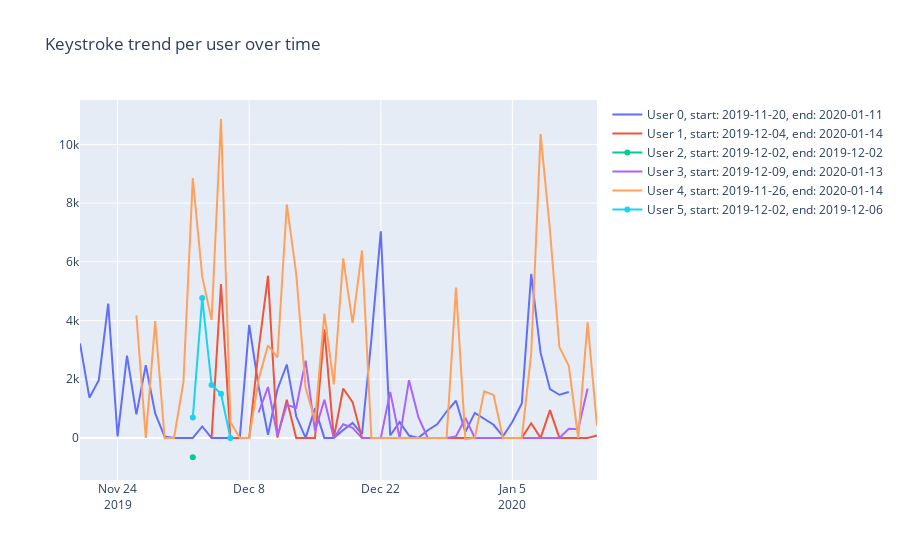

Source (notebook cell):
### Markdown cell above
In the following figure we plot the keystroke trend per user over time. First the ```date_time``` feature is grouped with daily frequency then ```keystroke_counter``` is summed up. Finally the output is plotted in the figure. Note that, User x's _(x:0 to 11)_ input start and end date are also informed in the figure's legend.

### Code cell
fig = go.Figure()
for i in range(total_users):
    df_grp_keystroke = df_users[i].groupby(pd.Grouper(key='date_time',freq='D')).agg({"keystroke_counter": "sum"}).reset_index().sort_values(by='date_time')
    startDate = df_grp_keystroke['date_time'].dt.date.min()
    endDate = df_grp_keystroke['date_time'].dt.date.max()
    fig.add_trace(go.Scatter(x=df_grp_keystroke['date_time'], y=df_grp_keystroke['keystroke_counter'], name=f'User {i}, start: {startDate}, end: {endDate}'))

fig.update_layout(
    title='Keystroke trend per user over time'
)
fig.show()
